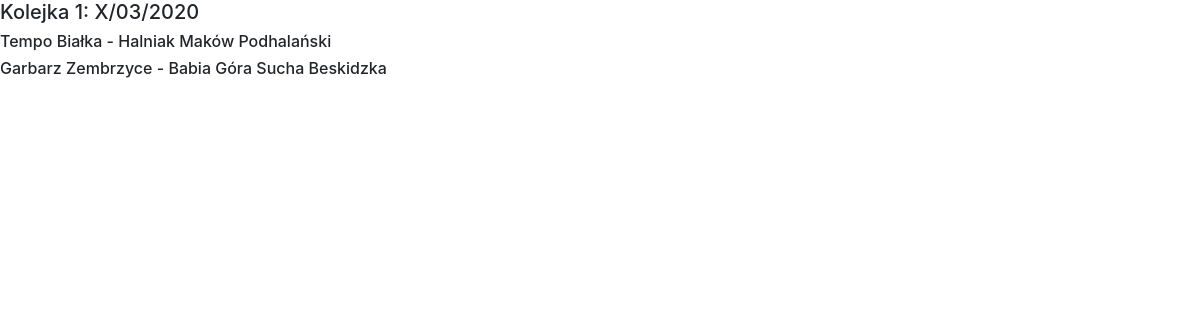
Page /terminarz/ on the committed database.
### Football_Players_Ratings/models.py (models this page shows)
class ListaDruzyn(models.Model):
    nazwa_druzyny = models.CharField(max_length=64, null=False)
    def __str__(self):
        return "{}".format(self.nazwa_druzyny)

### Football_Players_Ratings/views.py (the view)
# urls.py: path('terminarz/', terminarz),
def terminarz(request):
    tempo_bialka = ListaDruzyn.objects.get(id=1)
    halniak_makow = ListaDruzyn.objects.get(id=2)
    garbarz_zembrzyce = ListaDruzyn.objects.get(id=3)
    sucha_beskidzka = ListaDruzyn.objects.get(id=4)
    return render(request, 'terminarz.html', {'tb': tempo_bialka, 'hmp': halniak_makow, 'gz': garbarz_zembrzyce,
                                              'sb': sucha_beskidzka})

### Football_Players_Ratings/templates/terminarz.html (shortened to what this page needs)
{% extends 'glowny.html' %}
{% load bootstrap %}
{% block strona %}
    <h5> Kolejka 1: X/03/2020 </h5>
    <h6> {{ tb }} - {{ hmp }} </h6>
    <h6> {{ gz }} - {{ sb }} </h6>
{% endblock %}

### rows in the picture
ListaDruzyn: nazwa_druzyny "Tempo Białka"
ListaDruzyn: nazwa_druzyny "Halniak Maków Podhalański"
ListaDruzyn: nazwa_druzyny "Garbarz Zembrzyce"
ListaDruzyn: nazwa_druzyny "Babia Góra Sucha Beskidzka"
